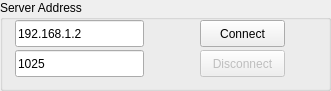
   <widget class="QGroupBox" name="groupBox">
    <property name="geometry">
     <rect>
      <x>20</x>
      <y>510</y>
      <width>331</width>
      <height>91</height>
     </rect>
    </property>
    <property name="title">
     <string>Server Address</string>
    </property>
    <widget class="QPushButton" name="btnConnect">
     <property name="geometry">
      <rect>
       <x>200</x>
       <y>20</y>
       <width>85</width>
       <height>27</height>
      </rect>
     </property>
     <property name="text">
      <string>Connect</string>
     </property>
    </widget>
    <widget class="QLineEdit" name="ledPort">
     <property name="enabled">
      <bool>true</bool>
     </property>
     <property name="geometry">
      <rect>
       <x>15</x>
       <y>50</y>
       <width>129</width>
       <height>27</height>
      </rect>
     </property>
     <property name="inputMask">
      <string>00000; </string>
     </property>
     <property name="text">
      <string>1025</string>
     </property>
    </widget>
    <widget class="QLineEdit" name="ledIP">
     <property name="enabled">
      <bool>true</bool>
     </property>
     <property name="geometry">
      <rect>
       <x>15</x>
       <y>20</y>
       <width>129</width>
       <height>27</height>
      </rect>
     </property>
     <property name="text">
      <string>192.168.1.2</string>
     </property>
     <property name="placeholderText">
      <string>Enter Client IP</string>
     </property>
    </widget>
    <widget class="QPushButton" name="btnDisconnect">
     <property name="enabled">
      <bool>false</bool>
     </property>
     <property name="geometry">
      <rect>
       <x>200</x>
       <y>50</y>
       <width>85</width>
       <height>27</height>
      </rect>
     </property>
     <property name="text">
      <string>Disconnect</string>
     </property>
    </widget>
   </widget>
